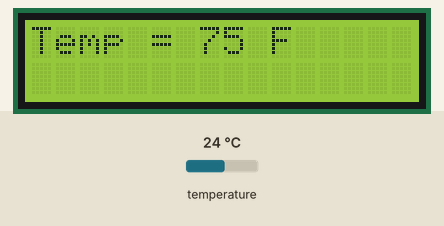
The sketch below on a simulated Arduino Uno, built with avr-gcc and run on an emulated ATmega328P. Shown: 16×2 character LCD. The inputs (shaded band) are chosen by the test bench; at power-on: temperature 24 °C. What the sketch prints to the serial monitor is not drawn.

Above: at 1.2 s.
1.3 s: temperature set to 12 °C
At 2.7 s:
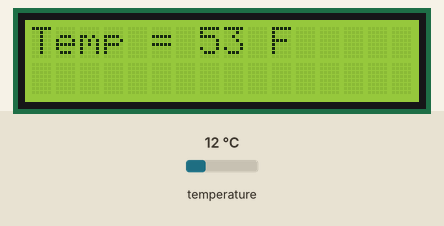
3.6 s: temperature set to 19 °C
At 5.2 s:
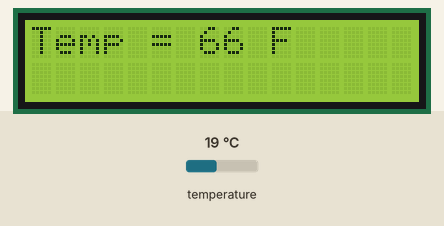
5.6 s: temperature set to 28 °C
At 6.4 s:
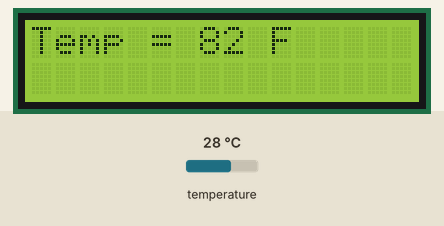
Timing chart, 0 to 8.6 s (numbered marks = the images above; inputs shaded):
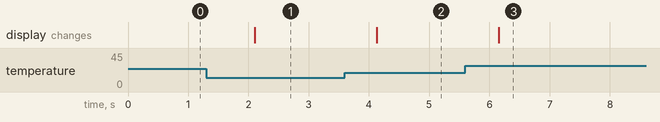

Measured:
- after the input at 1.3 s, the display: changes after 0.80 s (image 1)
- after the input at 3.6 s, the display: changes after 0.53 s (image 2)
- after the input at 5.6 s, the display: changes after 0.55 s (image 3)

The sketch:

temp_display.ino
```cpp
//code write by Moz for YouTube changel LogMaker360, 26-10-2015
//code belongs to this video: https://www.youtube.com/watch?v=sBIXxS4xTao

#include <OneWire.h>
#include <LiquidCrystal.h>
#include <SoftwareSerial.h>

LiquidCrystal lcd(7, 8, 9, 10, 11 , 12);
 int Fahrenheit;
 int Celsius;
// DS18S20 Temperature chip i/o
OneWire ds(13);  // on pin 10

void setup(void) {
  // initialize inputs/outputs
  // start serial port
  lcd.begin(16, 2);
  lcd.setCursor(0,0);
  lcd.clear();
  Serial.begin(9600);
}

void loop(void) {

  //For conversion of raw data to C
  int HighByte, LowByte, TReading, SignBit, Tc_100, Whole, Fract;

  byte i;
  byte present = 0;
  byte data[12];
  byte addr[8];

  ds.reset();
  ds.select(addr);
  ds.write(0x44,1);         // start conversion, with parasite power on at the end

  // we might do a ds.depower() here, but the reset will take care of it.

  present = ds.reset();
  ds.select(addr);
  ds.write(0xBE);         // Read Scratchpad

  //Serial.print("P=");
  //Serial.print(present,HEX);
  //Serial.print(" ");
  for ( i = 0; i < 9; i++) {           // we need 9 bytes
    data[i] = ds.read();
  //  Serial.print(data[i], HEX);
   // Serial.print(" ");
  }
 // Serial.print(" CRC=");
  //Serial.print( OneWire::crc8( data, 8), HEX);

  // Serial.println();

  //Conversion of raw data to C
  LowByte = data[0];
  HighByte = data[1];
  TReading = (HighByte << 8) + LowByte;
  SignBit = TReading & 0x8000;  // test most sig bit
  if (SignBit) // negative
  {
    TReading = (TReading ^ 0xffff) + 1; // 2's comp
  }
  Tc_100 = (6 * TReading) + TReading / 4;    // multiply by (100 * 0.0625) or 6.25

  Whole = Tc_100 / 100;  // separate off the whole and fractional portions
  Fract = Tc_100 % 100;

  Celsius = Whole;
  Fahrenheit = (Celsius * 1.8) + 32;
  lcd.clear();
  lcd.write("Temp = ");
  lcd.print(Fahrenheit, DEC);
  lcd.write(" F");

  Serial.print("Temperature: ");
  Serial.print(Fahrenheit);
  Serial.print("\n");

  delay(1000);
}
```
